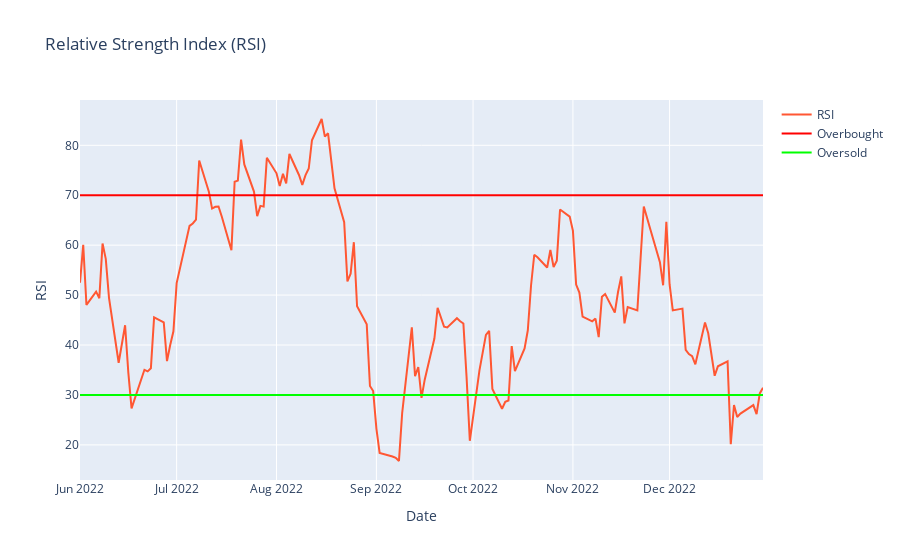

Here is the notebook cell this chart was saved with:
### Code cell
stock.visualize_rsi('2022-06-01', '2023-01-01')

### Figure 1 — Plotly figure (JSON) as saved in the notebook; plotly's stock layout.template omitted (floating-point values rounded to 4 significant figures; data arrays with more than 128 entries replaced by an {"elided": "..."} marker saying what was removed)
{"data": [{"line": {"color": "#FF5733"}, "mode": "lines", "name": "RSI", "type": "scatter", "x": {"elided": "148 str values"}, "y": {"elided": "148 float values"}}, {"line": {"color": "#FF0000"}, "mode": "lines", "name": "Overbought", "type": "scatter", "x": {"elided": "148 str values"}, "y": {"elided": "148 int values"}}, {"line": {"color": "#00FF00"}, "mode": "lines", "name": "Oversold", "type": "scatter", "x": {"elided": "148 str values"}, "y": {"elided": "148 int values"}}], "layout": {"title": {"text": "Relative Strength Index (RSI)"}, "xaxis": {"rangeslider": {"visible": false}, "title": {"text": "Date"}}, "yaxis": {"title": {"text": "RSI"}}}}
